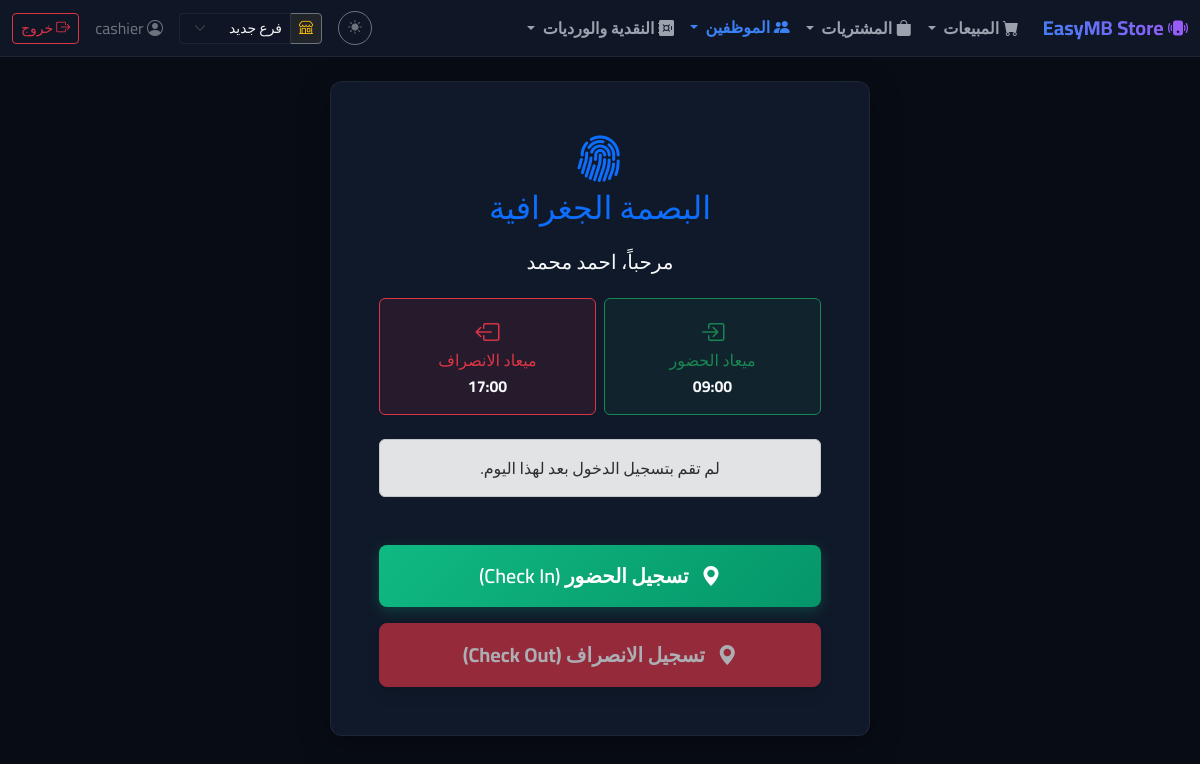
Screenshot of /hr/attendance/ (signed in) with the database file from the repository.
### erp/models.py (models this page shows, shortened)
class EmployeeProfile(models.Model):
    user = models.OneToOneField(User, on_delete=models.CASCADE, related_name='employee_profile', verbose_name="حساب المستخدم")
    active_branch = models.ForeignKey(Branch, on_delete=models.SET_NULL, null=True, blank=True, related_name='active_employees', verbose_name="الفرع النشط حالياً")
    allowed_branches = models.ManyToManyField(Branch, blank=True, related_name='employees', verbose_name="الفروع المسموح بها")
    hourly_rate = models.DecimalField(max_digits=8, decimal_places=2, default=0.00, verbose_name="قيمة ساعة العمل العادية")
    daily_working_hours = models.DecimalField(max_digits=4, decimal_places=2, default=8.00, verbose_name="ساعات العمل اليومية")
    shift_start_time = models.TimeField(null=True, blank=True, verbose_name="ميعاد الحضور")
    shift_end_time = models.TimeField(null=True, blank=True, verbose_name="ميعاد الانصراف")
    deduction_per_hour = models.DecimalField(max_digits=8, decimal_places=2, default=0.00, verbose_name="قيمة الخصم للساعة")
    overtime_per_hour = models.DecimalField(max_digits=8, decimal_places=2, default=0.00, verbose_name="قيمة الإضافي للساعة")
    base_salary = models.DecimalField(max_digits=10, decimal_places=2, default=0.00, verbose_name="الراتب الأساسي (اختياري)")
    is_active = models.BooleanField(default=True, verbose_name="على رأس العمل")
    class Meta:
        verbose_name = "ملف الموظف"
        verbose_name_plural = "ملفات الموظفين"

### erp/views.py (the view)
# urls.py: path('hr/attendance/', views.attendance_dashboard, name='attendance_dashboard'),
@login_required
def attendance_dashboard(request):
    try:
        profile = request.user.employee_profile
    except EmployeeProfile.DoesNotExist:
        messages.error(request, "ليس لديك ملف موظف لتسجيل الحضور.")
        return redirect('erp:dashboard')
    today = timezone.now().date()
    attendance = Attendance.objects.filter(employee=profile, date=today).first()
    store_setting = StoreSetting.objects.first()
    context = {
        'profile': profile,
        'attendance': attendance,
        'store_setting': store_setting,
    }
    return render(request, 'erp/hr/attendance.html', context)

### erp/context_processors.py (called while the page is built)
def branch_processor(request):
    context = {}
    if hasattr(request, 'branch'):
        context['active_branch'] = request.branch
        context['is_all_branches'] = (request.branch is None and request.session.get('active_branch_id') == 'all')
    if hasattr(request, 'user_allowed_branches') and request.user_allowed_branches:
        context['user_allowed_branches'] = request.user_allowed_branches
    return context

### erp/templates/erp/hr/attendance.html (shortened to what this page needs)
{% extends 'erp/base.html' %}
{% block content %}
<div class="row justify-content-center">
    <div class="col-md-8 col-lg-6">
        <div class="glass-card p-4 p-md-5 text-center">
            <h2 class="text-primary mb-4"><i class="bi bi-fingerprint" style="font-size: 3rem;"></i><br>البصمة الجغرافية</h2>
            <div class="mb-4">
                <h5 class="text-light">مرحباً، {{ profile.user.get_full_name|default:profile.user.username }}</h5>
            </div>
            <div class="row text-center mb-4 g-2">
                <div class="col-6">
                    <div class="p-3 rounded border border-success h-100" style="background-color: rgba(25, 135, 84, 0.1);">
                        <i class="bi bi-box-arrow-in-right fs-4 text-success mb-2"></i>
                        <h6 class="text-success mb-1">ميعاد الحضور</h6>
                        <span class="text-light fw-bold">{{ profile.shift_start_time|default:"غير محدد"|time:"H:i" }}</span>
                    </div>
                </div>
                <div class="col-6">
                    <div class="p-3 rounded border border-danger h-100" style="background-color: rgba(220, 53, 69, 0.1);">
                        <i class="bi bi-box-arrow-left fs-4 text-danger mb-2"></i>
                        <h6 class="text-danger mb-1">ميعاد الانصراف</h6>
                        <span class="text-light fw-bold">{{ profile.shift_end_time|default:"غير محدد"|time:"H:i" }}</span>
                    </div>
                </div>
            </div>
            <div class="mb-5">
                {% if attendance %}
                    {% if attendance.check_in %}
                        <div class="alert alert-success mb-2">
                            <i class="bi bi-check-circle-fill"></i> تم تسجيل الحضور في: <strong>{{ attendance.check_in|time:"H:i a" }}</strong>
                            {% if attendance.delay_hours > 0 %}
                                <br><small class="text-danger">تأخير: {{ attendance.delay_hours }} ساعة</small>
                            {% endif %}
                        </div>
                    {% endif %}
                    {% if attendance.check_out %}
                        <div class="alert alert-info mb-0">
                            <i class="bi bi-check-circle-fill"></i> تم تسجيل الانصراف في: <strong>{{ attendance.check_out|time:"H:i a" }}</strong>
                            {% if attendance.overtime_hours > 0 %}
                                <br><small class="text-success">إضافي: {{ attendance.overtime_hours }} ساعة</small>
                            {% endif %}
                        </div>
                    {% endif %}
                {% else %}
                    <div class="alert alert-secondary">لم تقم بتسجيل الدخول بعد لهذا اليوم.</div>
                {% endif %}
            </div>
            <div class="d-grid gap-3">
                <button id="btn-checkin" class="btn btn-success btn-lg py-3 fw-bold shadow" onclick="performCheck('check_in')"
                    {% if attendance.check_in %}disabled{% endif %}>
                    <i class="bi bi-geo-alt-fill me-2"></i> تسجيل الحضور (Check In)
                </button>
                <button id="btn-checkout" class="btn btn-danger btn-lg py-3 fw-bold shadow" onclick="performCheck('check_out')"
                    {% if not attendance.check_in or attendance.check_out %}disabled{% endif %}>
                    <i class="bi bi-geo-alt-fill me-2"></i> تسجيل الانصراف (Check Out)
                </button>
            </div>
        </div>
    </div>
</div>
{% endblock %}

### erp/templates/erp/base.html (shortened to what this page needs)
<!DOCTYPE html>
<html lang="ar" dir="rtl">
<head>
    <link rel="stylesheet" href="https://cdn.jsdelivr.net/npm/bootstrap@5.3.2/dist/css/bootstrap.rtl.min.css">
    <link rel="stylesheet" href="https://cdn.jsdelivr.net/npm/bootstrap-icons@1.11.2/font/bootstrap-icons.min.css">
    {% load static %}
    <link rel="stylesheet" href="{% static 'css/styles.css' %}?v={% now 'U' %}">
</head>
<body>
    <nav class="navbar navbar-expand-lg navbar-dark navbar-custom sticky-top">
        <div class="container-fluid">
            <a class="navbar-brand" href="{% if request.user.is_staff or request.user.is_superuser %}{% url 'erp:dashboard' %}{% elif perms.erp.add_saleinvoice %}{% url 'erp:pos' %}{% elif perms.erp.change_repairticket %}{% url 'erp:repair_list' %}{% else %}{% url 'erp:pos' %}{% endif %}">
                <i class="bi bi-phone-vibrate-fill"></i> EasyMB Store
            </a>
            <div class="collapse navbar-collapse" id="navbarNav">
                <ul class="navbar-nav me-auto mb-2 mb-lg-0">
                    {% if perms.erp.add_saleinvoice %}
                    <li class="nav-item dropdown">
                        <a class="nav-link dropdown-toggle " href="#" id="salesDropdown" role="button" data-bs-toggle="dropdown" aria-expanded="false">
                            <i class="bi bi-cart-fill"></i> المبيعات
                        </a>
                    </li>
                    {% endif %}
                    {% if perms.erp.add_device or perms.erp.view_purchaseinvoice %}
                    <li class="nav-item dropdown">
                        <a class="nav-link dropdown-toggle {% if 'purchase' in request.resolver_match.view_name %}active{% endif %}" href="#" id="purchasesDropdown" role="button" data-bs-toggle="dropdown" aria-expanded="false">
                            <i class="bi bi-bag-fill"></i> المشتريات
                        </a>
                    </li>
                    {% endif %}
                    {% if request.user.is_authenticated %}
                    <li class="nav-item dropdown">
                        <a class="nav-link dropdown-toggle {% if 'hr' in request.resolver_match.view_name or 'employee' in request.resolver_match.view_name or 'payroll' in request.resolver_match.view_name or 'attendance' in request.resolver_match.view_name %}active{% endif %}" href="#" id="hrDropdown" role="button" data-bs-toggle="dropdown" aria-expanded="false">
                            <i class="bi bi-people-fill"></i> الموظفين
                        </a>
                    </li>
                    {% endif %}
                    {% if perms.erp.view_cashshift %}
                    <li class="nav-item dropdown">
                        <a class="nav-link dropdown-toggle " href="#" id="cashDropdown" role="button" data-bs-toggle="dropdown" aria-expanded="false">
                            <i class="bi bi-safe-fill"></i> النقدية والورديات
                        </a>
                    </li>
                    {% endif %}
                </ul>
                <div class="d-flex align-items-center">
                    <button id="themeToggleBtn" class="btn btn-outline-secondary btn-sm me-3 text-secondary" title="تغيير نظام الإضاءة" style="border-radius: 50%; width: 34px; height: 34px; display: flex; align-items: center; justify-content: center; padding: 0;">
                        <i id="themeToggleIcon" class="bi bi-sun-fill"></i>
                    </button>
                    {% if request.user.is_authenticated %}
                        {% if user_allowed_branches %}
                        <form action="{% url 'erp:switch_branch' %}" method="POST" class="d-inline me-3">
                            <div class="input-group input-group-sm">
                                <span class="input-group-text bg-dark text-warning border-secondary">
                                    <i class="bi bi-shop"></i>
                                </span>
                                <select name="branch_id" class="form-select bg-dark text-light border-secondary" onchange="this.form.elements['next'].value = window.location.pathname + window.location.search + window.location.hash; this.form.submit()" style="max-width: 150px;">
                                    {% for b in user_allowed_branches %}
                                    <option value="{{ b.id }}" {% if active_branch and active_branch.id == b.id %}selected{% endif %}>{{ b.name }}</option>
                                    {% endfor %}
                                </select>
                            </div>
                        </form>
                        {% endif %}
                        <span class="text-secondary me-3">
                            <i class="bi bi-person-circle"></i> {{ request.user.username }}
                        </span>
                        <form action="{% url 'erp:logout' %}" method="POST" class="d-inline">
                            <button type="submit" class="btn btn-outline-danger btn-sm">
                                <i class="bi bi-box-arrow-right"></i> خروج
                            </button>
                        </form>
                    {% else %}
                        <a href="{% url 'erp:login' %}" class="btn btn-primary btn-sm">
                            <i class="bi bi-box-arrow-in-left"></i> دخول
                        </a>
                    {% endif %}
                </div>
            </div>
        </div>
    </nav>
    <div class="container-fluid py-4 px-lg-5">
        {% block content %}{% endblock %}
    </div>
</body>
</html>

### erp/static/css/styles.css (style rules this page uses)
:root { --bg-primary: #080c14; --bg-secondary: #0f1626; --bg-card: rgba(22, 33, 54, 0.65); --border-color: rgba(255, 255, 255, 0.06); --border-color-focus: rgba(59, 130, 246, 0.5); --text-primary: #f3f4f6; --text-secondary: #9ca3af; --primary: #3b82f6; --primary-glow: rgba(59, 130, 246, 0.35); --secondary: #a855f7; --secondary-glow: rgba(168, 85, 247, 0.35); --success: #10b981; --success-glow: rgba(16, 185, 129, 0.25); --warning: #f59e0b; --danger: #ef4444; --danger-glow: rgba(239, 68, 68, 0.25); }
body { background-color: var(--bg-primary); color: var(--text-primary); font-family: 'Cairo', 'Inter', sans-serif; margin: 0; padding: 0; overflow-x: hidden; direction: rtl; }
.navbar-custom { background-color: var(--bg-secondary); border-bottom: 1px solid var(--border-color); backdrop-filter: blur(10px); }
.navbar-brand { font-weight: 700; color: var(--text-primary) !important; background: linear-gradient(45deg, var(--primary), var(--secondary)); -webkit-background-clip: text; -webkit-text-fill-color: transparent; }
.nav-link { color: var(--text-secondary) !important; font-weight: 600; transition: all 0.3s ease; }
.nav-link:hover, .nav-link.active { color: var(--primary) !important; transform: translateY(-1px); }
.glass-card { background: var(--bg-card); backdrop-filter: blur(12px); -webkit-backdrop-filter: blur(12px); border: 1px solid var(--border-color); border-radius: 12px; box-shadow: 0 8px 32px 0 rgba(0, 0, 0, 0.3); transition: transform 0.3s ease, box-shadow 0.3s ease, border-color 0.3s ease; }
.form-control, .form-select { background-color: rgba(15, 22, 38, 0.8) !important; border: 1px solid var(--border-color) !important; color: var(--text-primary) !important; border-radius: 8px; padding: 10px 14px; transition: border-color 0.2s, box-shadow 0.2s; }
.btn-success { background: linear-gradient(135deg, var(--success), #059669) !important; border: none !important; border-radius: 8px !important; box-shadow: 0 4px 14px var(--success-glow) !important; font-weight: 600 !important; transition: all 0.3s ease !important; }
body { transition: background-color 0.3s ease, color 0.3s ease !important; }
.glass-card, .table-custom, .pos-checkout-sidebar, .pos-cart-item, .pos-summary { transition: background-color 0.3s ease, color 0.3s ease, border-color 0.3s ease, box-shadow 0.3s ease !important; }

### rows the page displays
EmployeeProfile: user.get_full_name "احمد محمد", shift_start_time "09:00", shift_end_time "17:00"

### other values shown
{{ request.user.username }} "cashier"
form field branch_id "فرع جديد"
